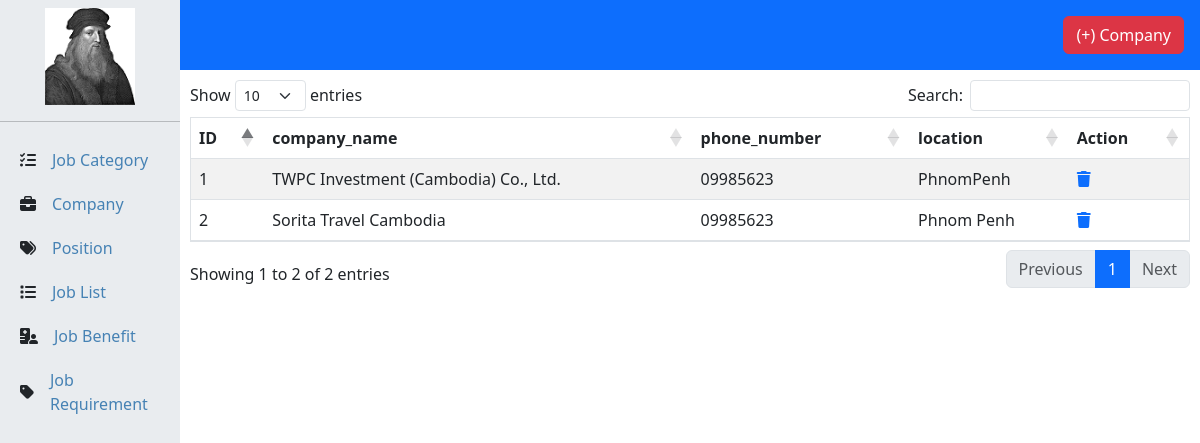
/admin/company.php (signed in), run on the app's committed database.
### tables this page shows
CREATE TABLE `company_partner` (
  `company_id` int(50) NOT NULL,
  `company_name` varchar(50) NOT NULL,
  `logo` varchar(50) NOT NULL,
  `location` varchar(50) NOT NULL,
  `phone_number` varchar(50) NOT NULL,
  `description` longtext NOT NULL
);

### serviceImpl/companyImpl.php (called while the page is built, shortened)
<?php
    class categoryImpl implements classCategService{
        public function select(){
            include("../connect/connect.php");
            $strselect = "SELECT * FROM `company_partner`";
            $result = mysqli_query($conn,$strselect);
            return $result;
        }
    }
?>

### admin/company.php (the view, shortened to what this page needs)
<!DOCTYPE html>
<html lang="en">
<head>
    <link rel="stylesheet" href="../css/admin.css">
    <link rel="stylesheet" href="../css/company.css">
    <link href="https://cdn.jsdelivr.net/npm/bootstrap@5.3.2/dist/css/bootstrap.min.css" rel="stylesheet"
>
    <link rel="stylesheet" href="https://cdnjs.cloudflare.com/ajax/libs/font-awesome/6.4.2/css/all.min.css"
 />
    <link rel="stylesheet" href="https://cdnjs.cloudflare.com/ajax/libs/twitter-bootstrap/5.3.0/css/bootstrap.min.css">
    <link rel="stylesheet" href="https://cdn.datatables.net/1.13.6/css/dataTables.bootstrap5.min.css">
</head>
<body>
<div class="right-side bg-primary p-3 d-flex justify-content-end">
    <button type="button" class="btn btn-danger" data-bs-toggle="modal" data-bs-target="#exampleModal">
        (+) Company
    </button>
</div>
<div class="right-side-first">
    <table id="example" class="table table-striped border" style="width:100%">
        <thead>
            <tr>
                <th>ID</th>
                <th>company_name</th>
                <th>phone_number</th>
                <th>location</th>
                <th>Action</th>
            </tr>
        </thead>
        <tbody>
            <?php
                $i = 1;
                include("../serviceImpl/companyImpl.php");
                $categoryImpl = new categoryImpl();
                $result = $categoryImpl->select();
                while($row = mysqli_fetch_assoc($result)){
            ?>
            <tr>
                <td><?php echo $i++ ?></td>
                <td><?php echo $row['company_name']; ?></td>
                <td><?php echo $row['phone_number']; ?></td>
                <td><?php echo $row['location']; ?></td>
                <td>
                    <a href="../serviceImpl/companyImpl.php?company_id=<?php echo $row['company_id']; ?>&btnDelete=btnDelete"><i class="fa-solid fa-trash fa-beat"></i></a>
                </td>
            </tr>
            <?php } ?>
        </tbody>
    </table>
</div>
</body>
</html>

### css/admin.css (style rules this page uses)
* { margin: 0; padding: 0; box-sizing: border-box; }
.left-side-bar { width: 15%; height: 100vh; position: fixed; overflow-y: scroll ; }
.right-side { margin-left: 15%; width: 85%; }
.left-side-first >ul { margin: 0; padding: 0; list-style: none; }
.left-side-first >ul>li { padding: 10px 20px; display: flex; align-items: center; }
.left-side-first >ul>li>a { display: block; text-decoration: none; color: steelblue; }

### css/company.css (style rules this page uses)
* { margin: 0; padding: 0; box-sizing: border-box; }
.right-side { margin-left: 15%; padding: 10px; }
.right-side-first { margin-left: 15%; padding: 10px; }

### data on the page
company_partner: company_name "TWPC Investment (Cambodia) Co., Ltd.", phone_number "09985623", location "PhnomPenh"
company_partner: company_name "Sorita Travel Cambodia", phone_number "09985623", location "Phnom Penh"
